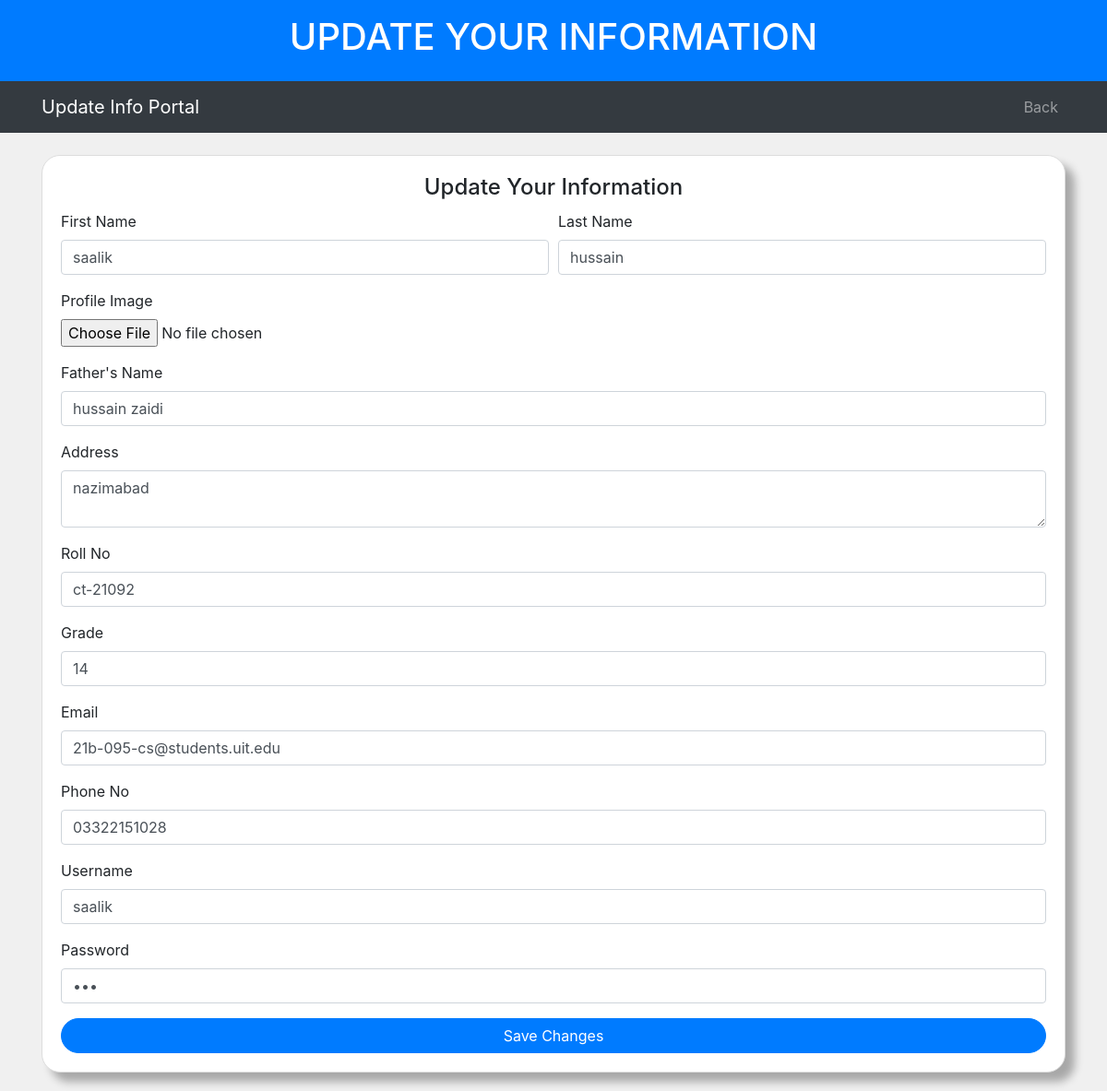
Screenshot of /update_information/7/ with the database file from the repository.
### student/models.py (models this page shows)
class Student(models.Model):
    first_name = models.CharField(max_length=255)
    last_name = models.CharField(max_length=255)
    profile_image = models.ImageField(upload_to='student_profiles/', null=True, blank=True)
    father_name = models.CharField(max_length=255)
    address = models.TextField()
    area = models.CharField(max_length=255)
    roll_no = models.CharField(max_length=20)
    grade = models.CharField(max_length=10)
    email = models.EmailField()
    username = models.CharField(max_length=100, unique=True)
    phone_no = models.CharField(max_length=20)
    password = models.CharField(max_length=100)
    driver_id = models.ForeignKey(Driver, on_delete=models.SET_NULL, null=True, blank=True, default=None)
    status= models.BooleanField(default=False)

### student/views.py (the view)
# urls.py: path('update_information/<int:student_id>/', stu.update_information, name='update_information'),
def update_information(request, student_id):
    student = get_object_or_404(Student, id=student_id)
    if request.method == 'POST':
        form = StudentUpdateForm(request.POST, request.FILES, instance=student)
        if form.is_valid():
            form.save()
            messages.success(request, 'Information updated successfully.')
            return redirect(reverse('student_portal', args=[student.id]))
        else:
            messages.error(request, 'Update info failed. Please check your input.')
    else:
        form = StudentUpdateForm(instance=student)
    return render(request, 'update_info.html', {'student': student, 'form': form})

### student/forms.py
class StudentUpdateForm(forms.ModelForm):
    class Meta:
        model = Student
        fields = ['first_name', 'last_name', 'profile_image', 'father_name', 'address', 'roll_no', 'grade', 'email', 'username', 'phone_no', 'password']

### templates/update_info.html (shortened to what this page needs)
{% load static %}
<!DOCTYPE html>
<html>
<head>
    <link rel="stylesheet" href="https://maxcdn.bootstrapcdn.com/bootstrap/4.5.2/css/bootstrap.min.css">
    <link rel="stylesheet" href="https://cdnjs.cloudflare.com/ajax/libs/font-awesome/5.15.3/css/all.min.css">
</head>
<body>
<header class="bg-primary text-white py-3">
    <div class="container text-center">
        <h1>UPDATE YOUR INFORMATION</h1>
    </div>
</header>
<nav class="navbar navbar-expand-lg navbar-dark bg-dark">
    <div class="container">
        <a class="navbar-brand" href="#">Update Info Portal</a>
        <div class="collapse navbar-collapse" id="navbarNav">
            <ul class="navbar-nav ml-auto">
                <li class="nav-item">
                    <a class="nav-link" href="{% url 'student_portal' student.id %}">Back</a>
                </li>
            </ul>
        </div>
    </div>
</nav>
<div class="container mt-4">
    <div class="row">
        <div class="col-md-12">
            <div class="card info-card">
                <div class="card-body">
                    <h5 class="card-title text-center">Update Your Information</h5>
                    <form method="post" action="{% url 'update_information' student.id %}" id="StudentUpdateForm" enctype="multipart/form-data">
                        <div class="form-row">
                            <div class="form-group col-md-6">
                                <label for="first_name">First Name</label>
                                <input type="text" class="form-control" id="first_name" name="first_name" value="{{ student.first_name }}">
                            </div>
                            <div class="form-group col-md-6">
                                <label for="last_name">Last Name</label>
                                <input type="text" class="form-control" id="last_name" name="last_name" value="{{ student.last_name }}">
                            </div>
                        </div>
                        <div class="form-group">
                            <label for="profile_image">Profile Image</label>
                            <input type="file" class="form-control-file" id="profile_image" name="profile_image">
                        </div>
                        <div class="form-group">
                            <label for="father_name">Father's Name</label>
                            <input type="text" class="form-control" id="father_name" name="father_name" value="{{ student.father_name }}">
                        </div>
                        <div class="form-group">
                            <label for="address">Address</label>
                            <textarea class="form-control" id="address" name="address">{{ student.address }}</textarea>
                        </div>
                        <div class="form-group">
                            <label for="roll_no">Roll No</label>
                            <input type="text" class="form-control" id="roll_no" name="roll_no" value="{{ student.roll_no }}">
                        </div>
                        <div class="form-group">
                            <label for="grade">Grade</label>
                            <input type="text" class="form-control" id="grade" name="grade" value="{{ student.grade }}">
                        </div>
                        <div class="form-group">
                            <label for="email">Email</label>
                            <input type="email" class="form-control" id="email" name="email" value="{{ student.email }}">
                        </div>
                        <div class="form-group">
                            <label for="phone_no">Phone No</label>
                            <input type="text" class="form-control" id="phone_no" name="phone_no" value="{{ student.phone_no }}">
                        </div>
                        <div class="form-group">
                            <label for="username">Username</label>
                            <input type="text" class="form-control" id="username" name="username" value="{{ student.username }}">
                        </div>
                        <div class="form-group">
                            <label for="password">Password</label>
                            <input type="password" class="form-control" id="password" name="password" value="{{ student.password }}">
                        </div>
                        <button type="submit" class="btn btn-primary btn-custom">Save Changes</button>
                    </form>
                </div>
            </div>
        </div>
    </div>
</div>
</body>
</html>

### templates/update_info.html (style rules this page uses)
body { background-color: #f0f0f0; }
.info-card { border: 1px solid #ddd; border-radius: 20px; padding: 20px; margin-bottom: 20px; background-color: #fff; box-shadow: 10px 10px 10px rgba(0, 0, 0, 0.3); }
.info-card h5 { font-size: 24px; margin-bottom: 10px; text-align: center; }
.info-card .card-body { padding: 0; }
.btn-custom { border-radius: 20px; width: 100%; }

### rows the page displays
Student: first_name "saalik", last_name "hussain", father_name "hussain zaidi", address "nazimabad", roll_no "ct-21092", grade "14", email "21b-095-cs@students.uit.edu", phone_no "03322151028", username "saalik"
